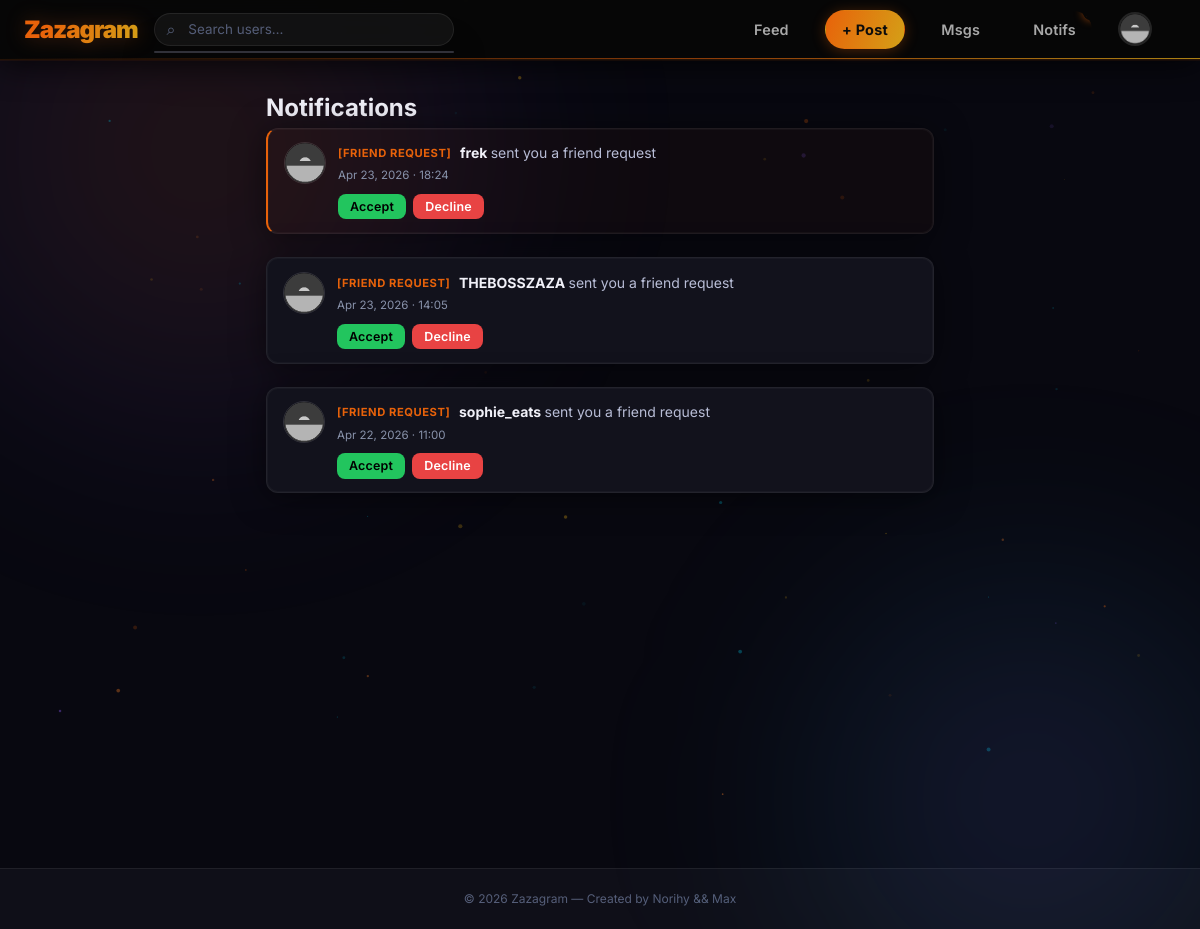
The page /pages/notifications.php (signed in) on the database its author committed.
### tables this page shows
CREATE TABLE IF NOT EXISTS users (
  id INT AUTO_INCREMENT PRIMARY KEY,
  username VARCHAR(20) NOT NULL UNIQUE,
  email VARCHAR(255) NOT NULL UNIQUE,
  password VARCHAR(255) NOT NULL,
  first_name VARCHAR(100) DEFAULT '',
  last_name VARCHAR(100) DEFAULT '',
  bio TEXT,
  profile_picture VARCHAR(255) DEFAULT 'default_avatar.png',
  role ENUM('user','admin','superadmin') NOT NULL DEFAULT 'user',
  is_banned TINYINT(1) NOT NULL DEFAULT 0,
  created_at VARCHAR(32) NOT NULL,
  updated_at VARCHAR(32) NOT NULL
);

CREATE TABLE IF NOT EXISTS notifications (
  id INT AUTO_INCREMENT PRIMARY KEY,
  user_id INT NOT NULL,
  actor_id INT NULL,
  type VARCHAR(50) NOT NULL,
  reference_id INT NULL,
  reference_type VARCHAR(50) NULL,
  message TEXT NOT NULL,
  is_read TINYINT(1) NOT NULL DEFAULT 0,
  created_at VARCHAR(32) NOT NULL,
  INDEX (user_id),
  INDEX (actor_id),
  CONSTRAINT notifications_user_fk FOREIGN KEY (user_id) REFERENCES users(id) ON DELETE CASCADE,
  CONSTRAINT notifications_actor_fk FOREIGN KEY (actor_id) REFERENCES users(id) ON DELETE SET NULL
);

### includes/auth.php (called while the page is built, shortened)
<?php
require_once __DIR__ . '/db.php';
function is_logged_in(): bool {
    return isset($_SESSION['user_id']);
}
function require_login(): void {
    $user = get_current_user_data();
}
function get_current_user_data(): ?array {
    $users = db_read('users.json');
    return db_find_one($users, 'id', $_SESSION['user_id']);
}
function unread_notification_count(int $user_id): int {
    $notifs = db_read('notifications.json');
    return count(array_filter($notifs, fn($n) => $n['user_id'] == $user_id && !$n['is_read']));
}

### includes/db.php (called while the page is built, shortened)
<?php
function db_table_from_file(string $file): string {
    $table = preg_replace('/\.json$/', '', basename($file));
    $allowed = ['users', 'posts', 'comments', 'friends', 'messages', 'notifications', 'likes'];
    return $table;
}
function db_bool_columns(string $table): array {
    return [
        'users' => ['is_banned'],
        'messages' => ['is_read'],
        'notifications' => ['is_read'],
    ][$table] ?? [];
}
function db_int_columns(string $table): array {
    return [
        'users' => ['id'],
        'posts' => ['id','user_id'],
        'comments' => ['id','post_id','user_id'],
        'friends' => ['id','requester_id','receiver_id'],
        'messages' => ['id','sender_id','receiver_id'],
        'notifications' => ['id','user_id','actor_id','reference_id'],
        'likes' => ['id','user_id','post_id'],
    ][$table] ?? ['id'];
}
function db(): PDO {
    static $pdo = null;
    if ($pdo instanceof PDO) return $pdo;
    $host = getenv('DB_HOST') ?: '127.0.0.1';
    $port = getenv('DB_PORT') ?: '3306';
    $name = getenv('DB_NAME') ?: 'zazagram';
    $user = getenv('DB_USER') ?: 'zazagram';
    $pass = getenv('DB_PASS') ?: 'zazagram';
    $dsn = "mysql:host={$host};port={$port};dbname={$name};charset=utf8mb4";
    $pdo = new PDO($dsn, $user, $pass, [
        PDO::ATTR_ERRMODE => PDO::ERRMODE_EXCEPTION,
        PDO::ATTR_DEFAULT_FETCH_MODE => PDO::FETCH_ASSOC,
    ]);
    return $pdo;
}
function db_normalize_row(string $table, array $row): array {
    foreach (db_int_columns($table) as $col) {
        if (array_key_exists($col, $row) && $row[$col] !== null) $row[$col] = (int)$row[$col];
    }
    foreach (db_bool_columns($table) as $col) {
        if (array_key_exists($col, $row)) $row[$col] = (bool)$row[$col];
    }
    return $row;
}
function db_read(string $file): array {
    $table = db_table_from_file($file);
    $stmt = db()->query("SELECT * FROM `{$table}` ORDER BY id ASC");
    $rows = $stmt->fetchAll();
    return array_map(fn($row) => db_normalize_row($table, $row), $rows);
}
function db_write(string $file, array $data): bool {
    $table = db_table_from_file($file);
    $pdo = db();
    $pdo->beginTransaction();
    try {
        $pdo->exec('SET FOREIGN_KEY_CHECKS=0');
        $pdo->exec("DELETE FROM `{$table}`");
        if (!empty($data)) {
            foreach ($data as $row) {
                foreach (db_bool_columns($table) as $col) {
                    if (array_key_exists($col, $row)) $row[$col] = $row[$col] ? 1 : 0;
                }
            }
        }
        $pdo->exec('SET FOREIGN_KEY_CHECKS=1');
        $pdo->commit();
        return true;
    } catch (Throwable $e) {
        $pdo->exec('SET FOREIGN_KEY_CHECKS=1');
        if ($pdo->inTransaction()) {
            $pdo->rollBack();
        }
        throw $e;
    }
}
function db_find_one(array $records, string $field, $value): ?array {
    foreach ($records as $record) {
        if (isset($record[$field]) && $record[$field] == $value) return $record;
    }
    return null;
}
function db_find_all(array $records, string $field, $value): array {
    return array_values(array_filter($records, fn($r) => isset($r[$field]) && $r[$field] == $value));
}

### pages/notifications.php (the view, shortened to what this page needs)
<?php
require_once __DIR__ . '/../includes/auth.php';
require_login();
$me    = get_current_user_data();
$users = db_read('users.json');
$notifs = db_read('notifications.json');
$my_notifs = array_reverse(db_find_all($notifs, 'user_id', $me['id']));
include __DIR__ . '/../includes/header.php';
?>
<div class="container" style="max-width:700px">
    <h2>Notifications</h2>
    <?php if (empty($my_notifs)): ?>
        <div class="card empty-state"><p>No notifications yet.</p></div>
    <?php else: ?>
        <div class="notif-list">
            <?php foreach ($my_notifs as $n):
                $actor = db_find_one($users, 'id', $n['actor_id']);
                if (!$actor) continue;
            ?>
                <div class="notif-item card <?= !$n['is_read'] ? 'notif-unread' : '' ?>">
                    <img src="<?= BASE_URL ?>/uploads/<?= htmlspecialchars($actor['profile_picture']) ?>"
                         class="notif-avatar"
                         onerror="this.onerror=null;this.src='<?= BASE_URL ?>/assets/images/default_avatar.png'">
                    <div class="notif-body">
                        <p>
                            <?php
                            $label = match($n['type']) {
                                  'like'           => '[Like]',
                                  'comment'        => '[Comment]',
                                  'friend_request' => '[Friend Request]',
                                  'message'        => '[Message]',
                                  default          => '',
                              };
                              if ($label) echo '<span class="notif-type-label">' . $label . '</span> ';
                            ?>
                            <a href="<?= BASE_URL ?>/pages/profile.php?username=<?= urlencode($actor['username']) ?>">
                                <strong><?= htmlspecialchars($actor['username']) ?></strong>
                            </a>
                            <?= htmlspecialchars(substr($n['message'], strlen($actor['username']))) ?>
                        </p>
                        <span class="notif-time"><?= date('M j, Y · H:i', strtotime($n['created_at'])) ?></span>
                        <?php if ($n['type'] === 'friend_request'): ?>
                            <div class="notif-actions">
                                <button class="btn btn-sm btn-success"
                                        onclick="respondFriend(<?= $actor['id'] ?>, 'accept', this)">Accept</button>
                                <button class="btn btn-sm btn-danger"
                                        onclick="respondFriend(<?= $actor['id'] ?>, 'decline', this)">Decline</button>
                            </div>
                        <?php endif; ?>
                    </div>
                </div>
            <?php endforeach; ?>
        </div>
    <?php endif; ?>
</div>
<?php include __DIR__ . '/../includes/footer.php'; ?>

### includes/header.php (shortened to what this page needs)
<?php
require_once __DIR__ . '/auth.php';
require_once __DIR__ . '/../includes/db.php';
$current_user = get_current_user_data();
$notif_count  = $current_user ? unread_notification_count($current_user['id']) : 0;
?>
<!DOCTYPE html>
<html lang="en">
<head>
    <link rel="stylesheet" href="<?= BASE_URL ?>/assets/css/main.css">
    <link rel="stylesheet" href="<?= BASE_URL ?>/assets/css/filters.css">
</head>
<body class="<?= htmlspecialchars($body_class ?? '') ?>">
<?php if ($current_user): ?>
<nav class="navbar">
    <div class="nav-inner">
        <a href="<?= BASE_URL ?>/pages/feed.php" class="nav-logo">
            <span class="logo-text">Zazagram</span>
        </a>
        <div class="desktop-only">
            <div class="nav-search">
                <input type="text" id="global-search" placeholder="Search users…" autocomplete="off">
                <div id="search-results" class="search-dropdown"></div>
            </div>
            <div class="nav-actions">
                <a href="<?= BASE_URL ?>/pages/feed.php" class="nav-btn" title="Feed">Feed</a>
                <a href="<?= BASE_URL ?>/pages/create_post.php" class="nav-btn nav-btn-cta" title="New Post">+ Post</a>
                <a href="<?= BASE_URL ?>/pages/messages.php" class="nav-btn nav-notif" title="Messages">
                    Msgs
                </a>
                <a href="<?= BASE_URL ?>/pages/notifications.php" class="nav-btn nav-notif" title="Notifications">
                    Notifs
                    <?php if ($notif_count > 0): ?>
                        <span class="badge"><?= $notif_count ?></span>
                    <?php endif; ?>
                </a>
                <div class="nav-avatar-wrap">
                    <img
                        src="<?= BASE_URL ?>/uploads/<?= htmlspecialchars($current_user['profile_picture']) ?>?v=<?= strtotime($current_user['updated_at']) ?>"
                        class="nav-avatar"
                        alt="me"
                        data-user-id="<?= $current_user['id'] ?>"
                        onclick="toggleUserMenu()"
                        onerror="this.onerror=null;this.src='<?= BASE_URL ?>/assets/images/default_avatar.png'"
                    >
                </div>
            </div>
        </div>
    </div>
</nav>
<?php endif; ?>
<main class="main-content">

### includes/footer.php (shortened to what this page needs)
</main>
<footer class="site-footer">
    <p>© 2026 Zazagram — Created by Norihy && Max</p>
</footer>
</body>
</html>

### rows shown on the page
users: profile_picture (placeholder picture)
notifications: actor.profile_picture (placeholder picture), type "[FRIEND REQUEST]", actor.username "frek", message+actor "sent you a friend request", created_at "Apr 23, 2026 · 18:24"
notifications: actor.profile_picture (placeholder picture), type "[FRIEND REQUEST]", actor.username "THEBOSSZAZA", message+actor "sent you a friend request", created_at "Apr 23, 2026 · 14:05"
notifications: actor.profile_picture (placeholder picture), type "[FRIEND REQUEST]", actor.username "sophie_eats", message+actor "sent you a friend request", created_at "Apr 22, 2026 · 11:00"
